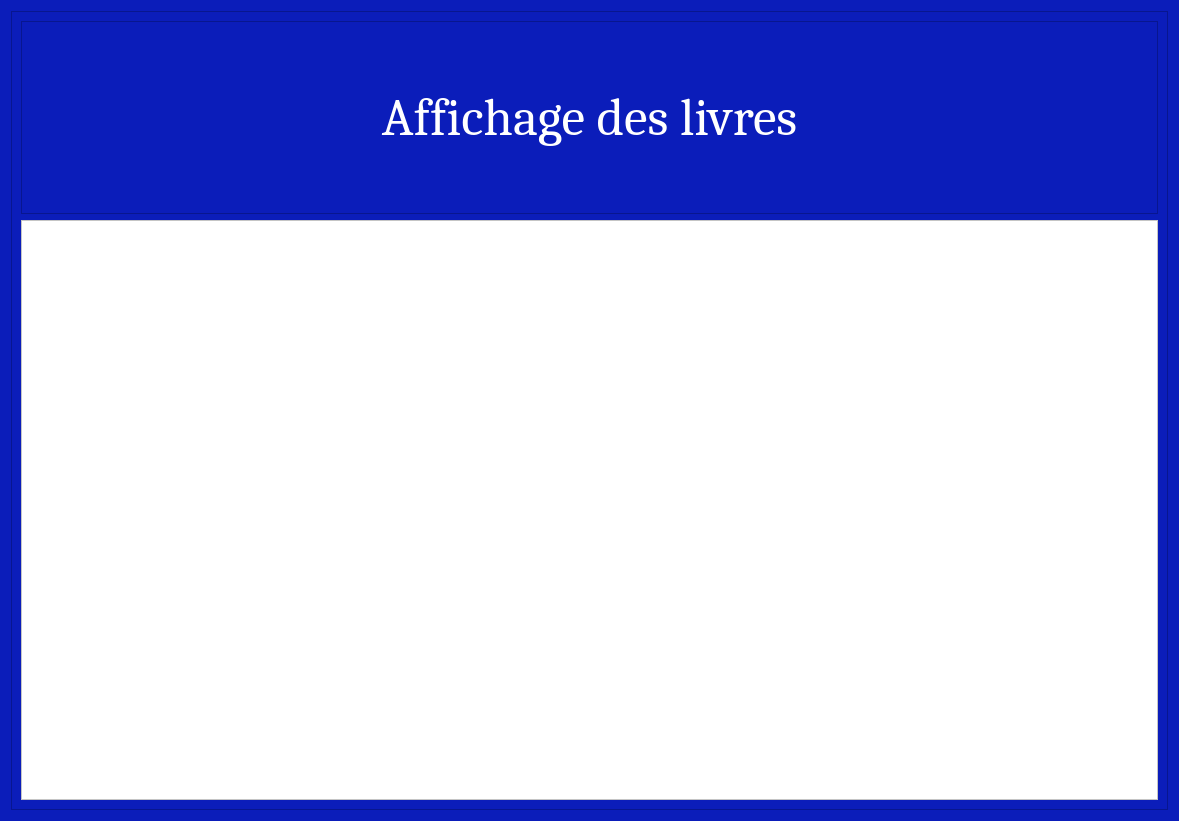
<?xml version="1.0" encoding="UTF-8"?>
<ui version="4.0">
 <class>Dialog</class>
 <widget class="QDialog" name="Dialog">
  <property name="geometry">
   <rect>
    <x>0</x>
    <y>0</y>
    <width>1179</width>
    <height>821</height>
   </rect>
  </property>
  <property name="windowTitle">
   <string>Dialog</string>
  </property>
  <property name="styleSheet">
   <string notr="true">background-color:#0b1dba;
color:white;
</string>
  </property>
  <layout class="QVBoxLayout" name="verticalLayout">
   <item>
    <widget class="QFrame" name="frame">
     <property name="frameShape">
      <enum>QFrame::StyledPanel</enum>
     </property>
     <property name="frameShadow">
      <enum>QFrame::Raised</enum>
     </property>
     <layout class="QVBoxLayout" name="verticalLayout_2" stretch="2,6">
      <item>
       <widget class="QFrame" name="frame_2">
        <property name="styleSheet">
         <string notr="true">font: 75 40pt &quot;Cambria&quot;;</string>
        </property>
        <property name="frameShape">
         <enum>QFrame::StyledPanel</enum>
        </property>
        <property name="frameShadow">
         <enum>QFrame::Raised</enum>
        </property>
        <layout class="QVBoxLayout" name="verticalLayout_3">
         <item>
          <widget class="QLabel" name="label">
           <property name="font">
            <font>
             <family>Cambria</family>
             <pointsize>40</pointsize>
             <weight>9</weight>
             <italic>false</italic>
             <bold>false</bold>
            </font>
           </property>
           <property name="text">
            <string>Affichage des livres</string>
           </property>
           <property name="alignment">
            <set>Qt::AlignCenter</set>
           </property>
          </widget>
         </item>
        </layout>
       </widget>
      </item>
      <item>
       <widget class="QTableView" name="tableView">
        <property name="styleSheet">
         <string notr="true">background:white;
color:black</string>
        </property>
       </widget>
      </item>
     </layout>
    </widget>
   </item>
  </layout>
 </widget>
 <resources/>
 <connections/>
</ui>
